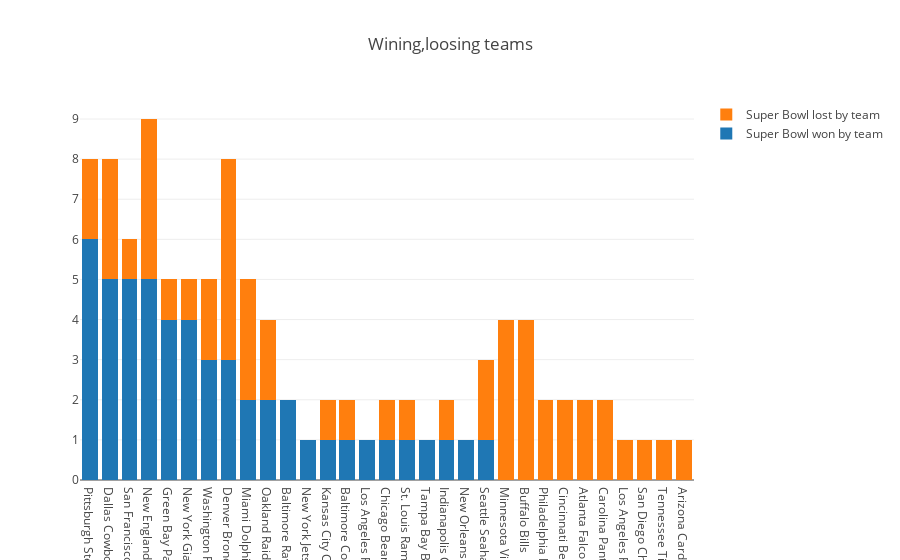

Notebook code cell kept with this figure:
### Markdown cell above
The next function counts how many Super Bowls where won/lost by a team, coach, quarterback and also we will count the mvp stats for nfl players. 
There are some caveats. For instance, we see that for a particular Super Bowl there are multiple quarterbacks playing and multiple mvps.
Ex:

4 	17-Jan-71 	V 	79204 	Earl Morrall , Johnny Unitas 	Don McCafferty 	Baltimore Colts 	16 	Craig Morton 	Tom Landry 	Dallas Cowboys 	... 	Miami 	Florida 	3 	Norm Schachter 	Paul Trepinski 	Ed Marion 	Jack Fette 	Fritz Graf 	Hugh Gamber 	NaN

In the example above we can see there are 2 winning quarterbacks.

For all this cases we will examine closely column 3 (winning quarterbacks), column 7 (losing quarterbacks), column 11(mvps).
So we'll create a dictionary and count each time a SB is won.
At the end of this function we will sort the Super Bowl dictionary by key value from highest to the lowest value. Then convert the dictionary into a dictionary of lists where a point on the x axis  represents either the team, coach, quarterback, mvp, and point on y axis represents the count. This conversion is needed so we can represent the graphs with plotly.

### Code cell
import re
import plotly.graph_objs as go
import plotly.offline as off

def sb_w_l_stats(super_bowl,column1):
    sb={}
    for row in super_bowl[1:]:
        if column1==3 or column1==7 or column1==11:
            pos=row[column1].find(',')
            if pos!=-1:
                sb_items=row[column1].split(",")
                for i in sb_items:
                    if i in sb:
                        sb[i]+=1
                    else:
                        sb[i]=1
            else:
                if row[column1] in sb:
                    sb[row[column1]]+=1
                else:
                    sb[row[column1]]=1            
        else:
            if row[column1] in sb:
                sb[row[column1]]+=1
            else:
                sb[row[column1]]=1
                
    sb = [(k, sb[k]) for k in sorted(sb, key=sb.get, reverse=True)]
    sb_data={"x":[],"y":[]}
    for row in sb:
        sb_data["x"].append(row[0])
        sb_data["y"].append(row[1])
                   
    return(sb_data)

sb_w_t=sb_w_l_stats(super_bowl,column1=5)
sb_l_t=sb_w_l_stats(super_bowl,column1=9)
sb_w_q=sb_w_l_stats(super_bowl,column1=3)
sb_l_q=sb_w_l_stats(super_bowl,column1=7)
sb_w_c=sb_w_l_stats(super_bowl,column1=4)
sb_l_c=sb_w_l_stats(super_bowl,column1=8)
sb_mvp=sb_w_l_stats(super_bowl,column1=11)

trace1 = go.Bar(
    x=sb_w_t['x'],
    y=sb_w_t['y'],
    name="Super Bowl won by team"
)
trace2 = go.Bar(
    x=sb_l_t['x'],
    y=sb_l_t['y'],
    name="Super Bowl lost by team "
)

data1=[trace1,trace2]
layout = go.Layout(
    barmode='stack',
    title='Wining,loosing teams'
)

fig1 = go.Figure(data=data1, layout=layout)
off.iplot(fig1, filename='super_bowl_won_team_bar') 


#data2=[trace2]
#layout = go.Layout(
#    barmode='normal',
#    title='Super Lost by team'
#)

#fig2 = go.Figure(data=data2, layout=layout)
#off.iplot(fig2, filename='super_bowl_lost_team_bar')

### Figure 1 — Plotly figure (JSON) as saved in the notebook; plotly's stock layout.template omitted (floating-point values rounded to 4 significant figures)
{"data": [{"name": "Super Bowl won by team", "type": "bar", "uid": "f43acf27-639a-4fa4-903d-34f55b64b499", "x": ["Pittsburgh Steelers", "Dallas Cowboys", "San Francisco 49ers", "New England Patriots", "Green Bay Packers", "New York Giants", "Washington Redskins", "Denver Broncos", "Miami Dolphins", "Oakland Raiders", "Baltimore Ravens", "New York Jets", "Kansas City Chiefs", "Baltimore Colts", "Los Angeles Raiders", "Chicago Bears", "St. Louis Rams", "Tampa Bay Buccaneers", "Indianapolis Colts", "New Orleans Saints", "Seattle Seahawks"], "y": [6, 5, 5, 5, 4, 4, 3, 3, 2, 2, 2, 1, 1, 1, 1, 1, 1, 1, 1, 1, 1]}, {"name": "Super Bowl lost by team ", "type": "bar", "uid": "8a46f0b6-2489-4722-a76b-2fd7edeef824", "x": ["Denver Broncos", "Minnesota Vikings", "New England Patriots", "Buffalo Bills", "Dallas Cowboys", "Miami Dolphins", "Oakland Raiders", "Washington Redskins", "Philadelphia Eagles", "Cincinnati Bengals", "Pittsburgh Steelers", "Atlanta Falcons", "Carolina Panthers", "Seattle Seahawks", "Kansas City Chiefs", "Baltimore Colts", "Los Angeles Rams", "San Diego Chargers", "Green Bay Packers", "Tennessee Titans", "New York Giants", "St. Louis Rams", "Chicago Bears", "Arizona Cardinals", "Indianapolis Colts", "San Francisco 49ers"], "y": [5, 4, 4, 4, 3, 3, 2, 2, 2, 2, 2, 2, 2, 2, 1, 1, 1, 1, 1, 1, 1, 1, 1, 1, 1, 1]}], "layout": {"barmode": "stack", "title": {"text": "Wining,loosing teams"}}}
